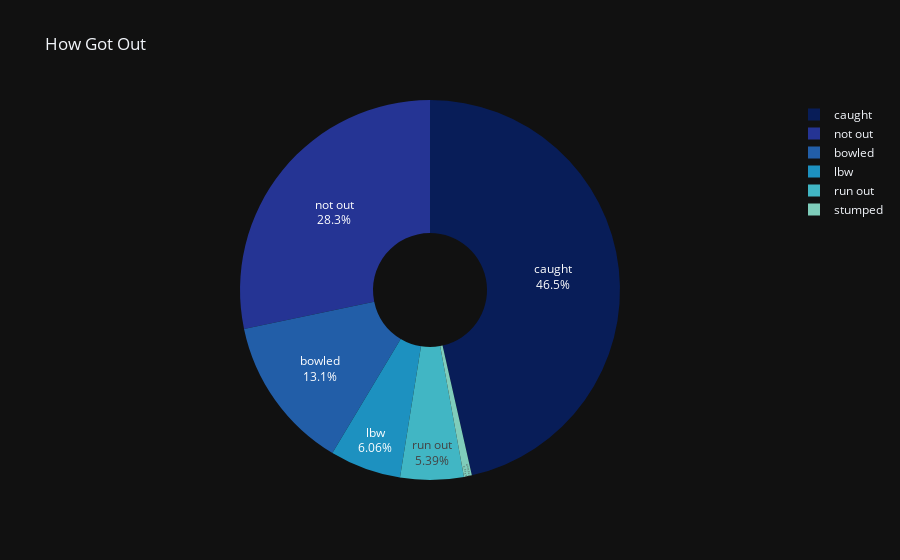

This figure's notebook cell:
### Code cell
#plotting how dismissed as pie chart
fig = px.pie(dismissal_type, values='Count', names='How Dismissed', title='How Got Out',hole=0.3,
            color_discrete_sequence=px.colors.sequential.YlGnBu_r,template="plotly_dark")
fig.update_traces(textposition='inside', textinfo='percent+label')
fig.show()

### Figure 1 — Plotly figure (JSON) as saved in the notebook; plotly's stock layout.template omitted (floating-point values rounded to 4 significant figures)
{"data": [{"domain": {"x": [0, 1], "y": [0, 1]}, "hole": 0.3, "hovertemplate": "How Dismissed=%{label}<br>Count=%{value}<extra></extra>", "labels": ["bowled", "not out", "run out", "lbw", "stumped", "bowled", "caught", "lbw", "not out", "run out", "caught", "not out", "run out", "caught", "bowled", "caught", "lbw", "not out", "caught", "not out", "lbw", "not out", "bowled", "caught", "lbw", "not out", "run out", "bowled", "caught", "lbw", "not out", "bowled", "caught", "not out", "run out", "bowled", "caught", "lbw", "not out", "run out", "bowled", "caught", "not out", "run out", "stumped", "caught", "not out"], "legendgroup": "", "name": "", "showlegend": true, "textinfo": "percent+label", "textposition": "inside", "type": "pie", "values": [1, 1, 1, 1, 1, 5, 25, 4, 11, 3, 11, 5, 1, 1, 7, 23, 3, 11, 1, 1, 1, 1, 3, 11, 2, 7, 3, 4, 16, 3, 8, 4, 20, 6, 2, 7, 24, 4, 16, 2, 8, 5, 15, 4, 1, 1, 2]}], "layout": {"legend": {"tracegroupgap": 0}, "piecolorway": ["rgb(8,29,88)", "rgb(37,52,148)", "rgb(34,94,168)", "rgb(29,145,192)", "rgb(65,182,196)", "rgb(127,205,187)", "rgb(199,233,180)", "rgb(237,248,177)", "rgb(255,255,217)"], "title": {"text": "How Got Out"}}}
